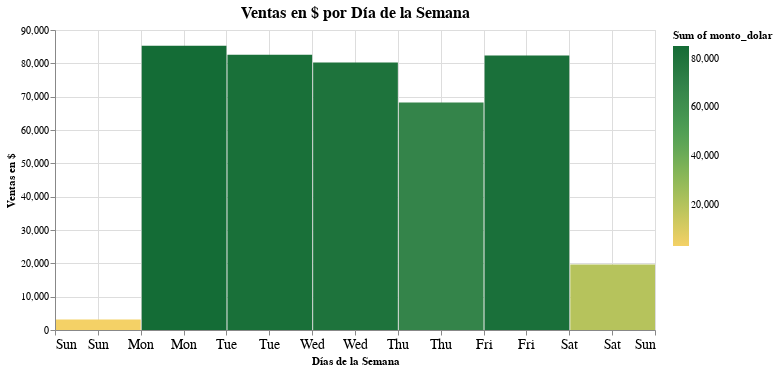

This figure's notebook cell:
### Code cell
barras = alt.Chart(df_ventas_dol).mark_bar().encode(
                x=alt.X('day(fecha):T', title='Días de la Semana', axis = alt.Axis(labelAngle=0, labelFontSize=14)),
                y=alt.Y('sum(monto_dolar):Q', title = 'Ventas en $', scale=alt.Scale(zero=False), 
                  axis = alt.Axis(grid=True, titleAnchor='middle', titleAngle = 270, labelFontSize=10)),
                color=alt.Color(
                    'sum(monto_dolar):Q', scale=alt.Scale(scheme='goldgreen')),
                tooltip=[
                    alt.Tooltip('day(fecha):T', title='Día'),
                    alt.Tooltip('sum(monto_dolar):Q', title='Ventas en $')],
                ).properties(title='Ventas en $ por Día de la Semana',
                             width=600, 
                             height=300
                ).configure_title(
                    fontSize = 16,
                    anchor = 'middle',
                ).interactive()
barras

### Figure 1 — Vega-Lite specification as saved in the notebook (floating-point values rounded to 4 significant figures; data arrays with more than 128 entries replaced by an {"elided": "..."} marker saying what was removed)
{"config": {"view": {"continuousWidth": 400, "continuousHeight": 300}, "title": {"anchor": "middle", "fontSize": 16}}, "data": {"name": "data-38c414cdc04964964563ab378f13eaea"}, "mark": "bar", "encoding": {"color": {"aggregate": "sum", "field": "monto_dolar", "scale": {"scheme": "goldgreen"}, "type": "quantitative"}, "tooltip": [{"field": "fecha", "timeUnit": "day", "title": "Día", "type": "temporal"}, {"aggregate": "sum", "field": "monto_dolar", "title": "Ventas en $", "type": "quantitative"}], "x": {"axis": {"labelAngle": 0, "labelFontSize": 14}, "field": "fecha", "timeUnit": "day", "title": "Días de la Semana", "type": "temporal"}, "y": {"aggregate": "sum", "axis": {"grid": true, "labelFontSize": 10, "titleAnchor": "middle", "titleAngle": 270}, "field": "monto_dolar", "scale": {"zero": false}, "title": "Ventas en $", "type": "quantitative"}}, "height": 300, "selection": {"selector003": {"type": "interval", "bind": "scales", "encodings": ["x", "y"]}}, "title": "Ventas en $ por Día de la Semana", "width": 600, "$schema": "https://vega.github.io/schema/vega-lite/v4.17.0.json", "datasets": {"data-38c414cdc04964964563ab378f13eaea": {"elided": "602 records"}}}
